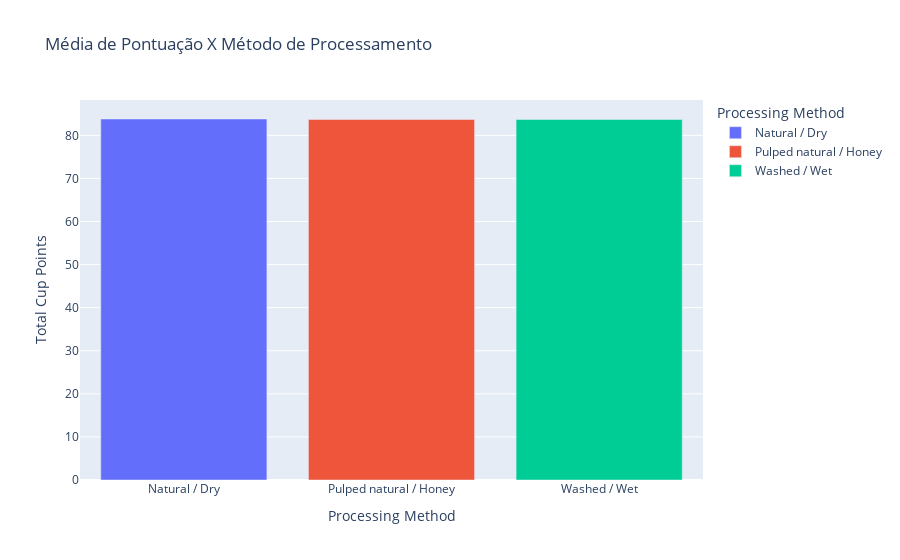

Source (notebook cell):
### Code cell
coffee_procmethod = px.bar(
    proc_methods,
    x='Processing Method',
    y='Total Cup Points',
    color='Processing Method',
    title='Média de Pontuação X Método de Processamento',
)

coffee_procmethod.show()

### Figure 1 — Plotly figure (JSON) as saved in the notebook; plotly's stock layout.template omitted (floating-point values rounded to 4 significant figures)
{"data": [{"alignmentgroup": "True", "hovertemplate": "Processing Method=%{x}<br>Total Cup Points=%{y}<extra></extra>", "legendgroup": "Natural / Dry", "marker": {"color": "#636efa", "pattern": {"shape": ""}}, "name": "Natural / Dry", "offsetgroup": "Natural / Dry", "orientation": "v", "showlegend": true, "textposition": "auto", "type": "bar", "x": ["Natural / Dry"], "xaxis": "x", "y": [83.79], "yaxis": "y"}, {"alignmentgroup": "True", "hovertemplate": "Processing Method=%{x}<br>Total Cup Points=%{y}<extra></extra>", "legendgroup": "Pulped natural / Honey", "marker": {"color": "#EF553B", "pattern": {"shape": ""}}, "name": "Pulped natural / Honey", "offsetgroup": "Pulped natural / Honey", "orientation": "v", "showlegend": true, "textposition": "auto", "type": "bar", "x": ["Pulped natural / Honey"], "xaxis": "x", "y": [83.67], "yaxis": "y"}, {"alignmentgroup": "True", "hovertemplate": "Processing Method=%{x}<br>Total Cup Points=%{y}<extra></extra>", "legendgroup": "Washed / Wet", "marker": {"color": "#00cc96", "pattern": {"shape": ""}}, "name": "Washed / Wet", "offsetgroup": "Washed / Wet", "orientation": "v", "showlegend": true, "textposition": "auto", "type": "bar", "x": ["Washed / Wet"], "xaxis": "x", "y": [83.68], "yaxis": "y"}], "layout": {"barmode": "relative", "legend": {"title": {"text": "Processing Method"}, "tracegroupgap": 0}, "title": {"text": "Média de Pontuação X Método de Processamento"}, "xaxis": {"anchor": "y", "categoryarray": ["Natural / Dry", "Pulped natural / Honey", "Washed / Wet"], "categoryorder": "array", "domain": [0, 1], "title": {"text": "Processing Method"}}, "yaxis": {"anchor": "x", "domain": [0, 1], "title": {"text": "Total Cup Points"}}}}
